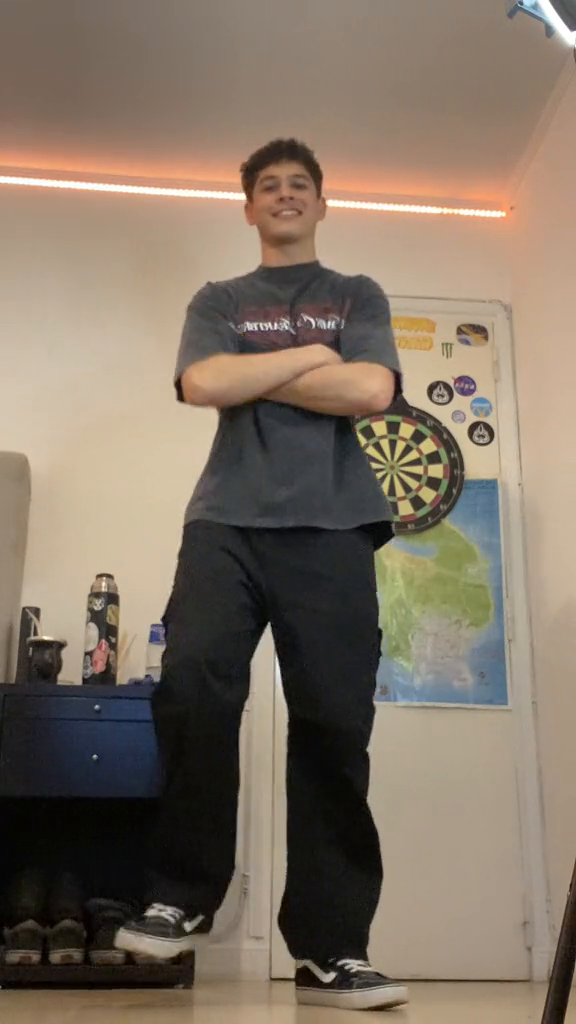
#> input picture frame 36 of vid2densepose/sample_videos/input_video.mp4, 576 x 1024 px, given in place of speach.mp4, which was not available
$ python cut_mp4.py
#> lines starting #> are read from the running program, lines starting #| are printed output that depends on the picture; pictures that were not available may be replaced by others from this repository, and a replacement may not be noted
import cv2


# 对mp4指定时间范围进行剪辑
def cut_video(input_file, output_file):
    # 读取视频文件
    video = cv2.VideoCapture(input_file)

    # 获取视频的帧率和总帧数
    fps = int(video.get(cv2.CAP_PROP_FPS))
    total_frames = int(video.get(cv2.CAP_PROP_FRAME_COUNT))

    # 计算指定剪辑时间的帧数范围
    start_frame = fps * 20
    end_frame = fps * 30

    # 设置输出视频的编码器和参数
    fourcc = cv2.VideoWriter_fourcc(*'mp4v')
    width = int(video.get(cv2.CAP_PROP_FRAME_WIDTH))
    height = int(video.get(cv2.CAP_PROP_FRAME_HEIGHT))
    out = cv2.VideoWriter(output_file, fourcc, fps, (width, height))

    # 逐帧读取视频并写入输出文件
    for i in range(total_frames):
        ret, frame = video.read()
        if not ret:
            break
        if i >= start_frame and i <= end_frame:
            out.write(frame)
#> this loop made 31 passes
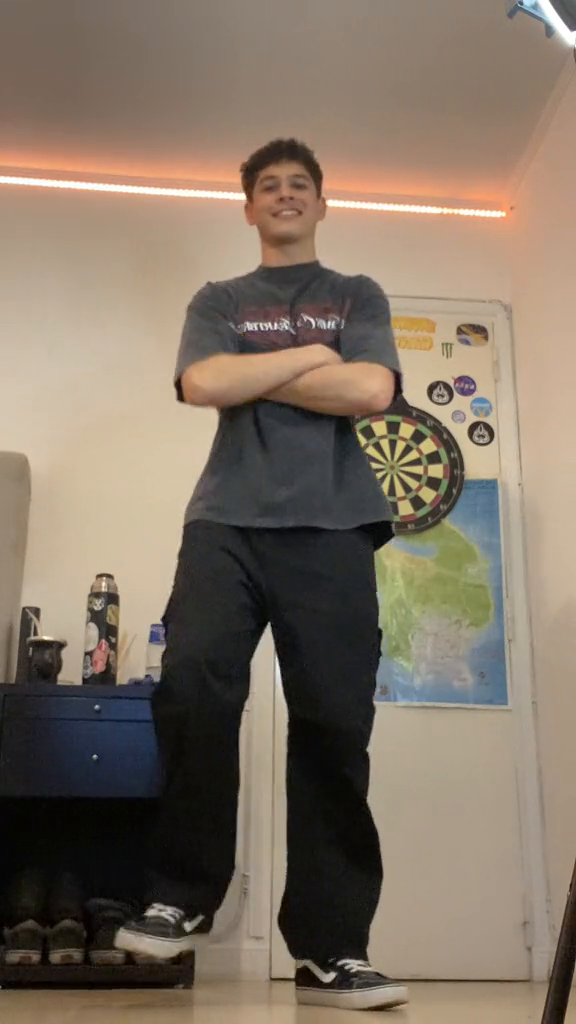
#> input picture frame 36 of vid2densepose/sample_videos/input_video.mp4, 576 x 1024 px, given in place of speach.mp4, which was not available
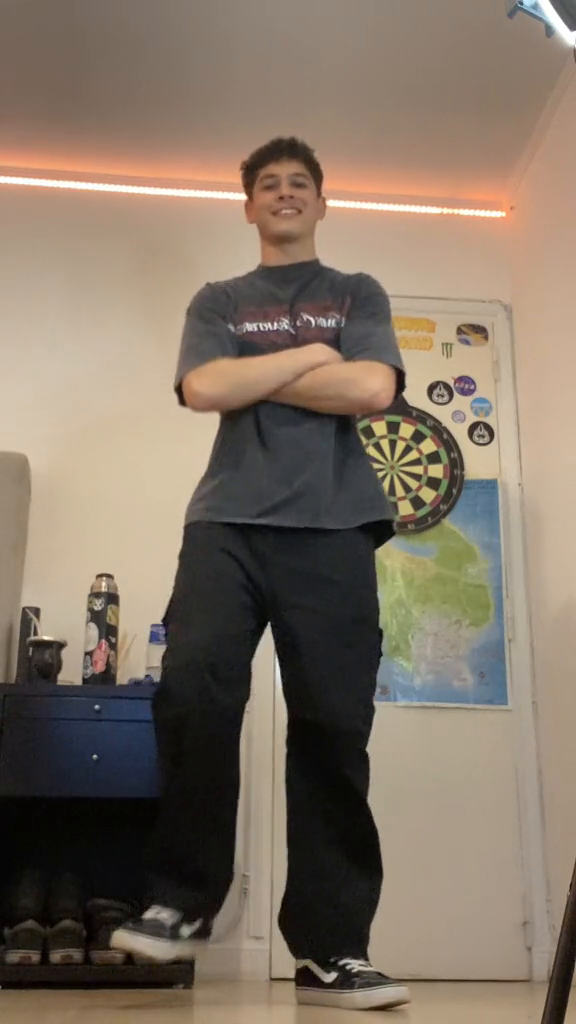
#> input picture frame 37 of vid2densepose/sample_videos/input_video.mp4, 576 x 1024 px, given in place of speach.mp4, which was not available
#> after the loop:
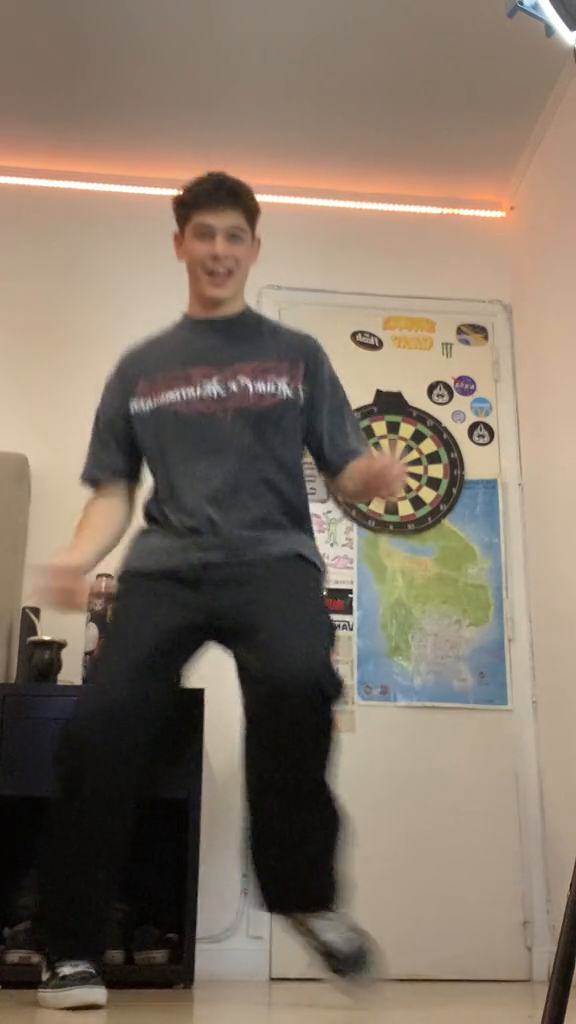
#> frame: shape (1024, 576, 3); mean B, G, R 101.8, 116.4, 131

    # 释放资源
    video.release()
    out.release()

# 调用函数，传入输入文件和输出文件路径
cut_video('/raid/cvg_data/lurenjie/animatediff-cli-prompt-travel/projects/speech/speach.mp4', '/raid/cvg_data/lurenjie/animatediff-cli-prompt-travel/projects/speech/speach_10.mp4')

$ run again, starting later in the video
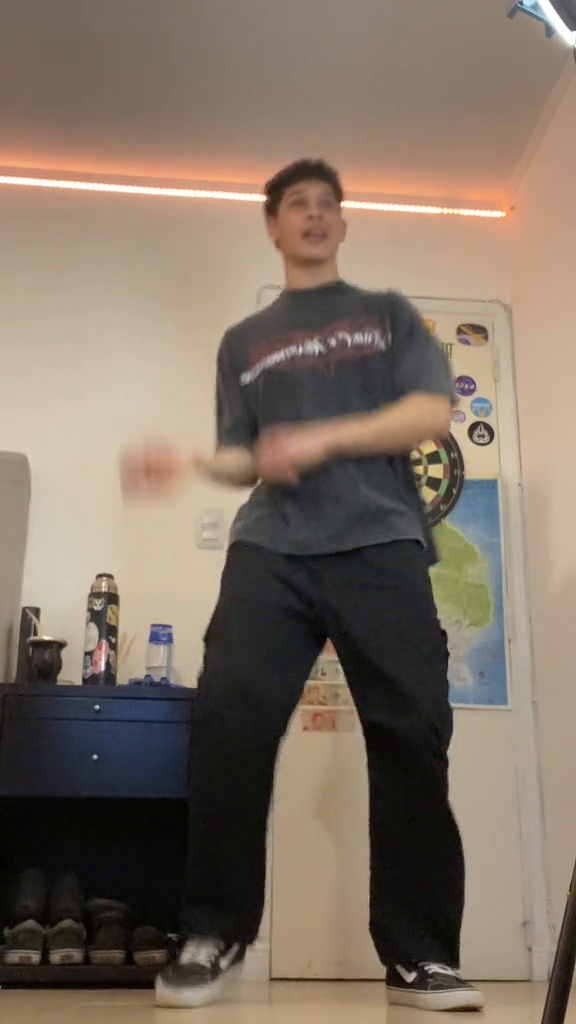
#> input picture frame 165 of vid2densepose/sample_videos/input_video.mp4, 576 x 1024 px, given in place of speach.mp4, which was not available
#> the loop in cut_video, `for i in range(total_frames):` made 31 passes
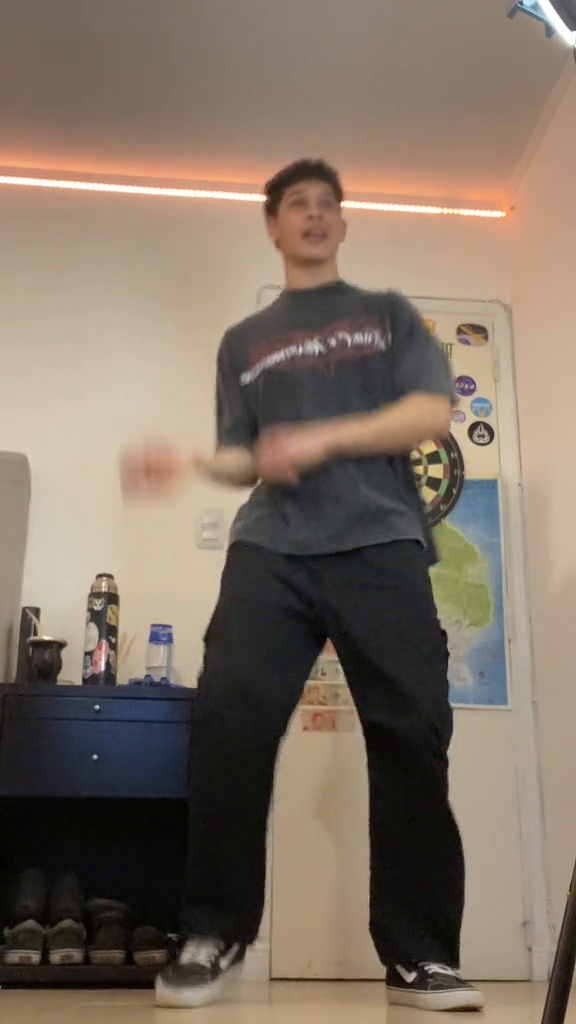
#> input picture frame 165 of vid2densepose/sample_videos/input_video.mp4, 576 x 1024 px, given in place of speach.mp4, which was not available
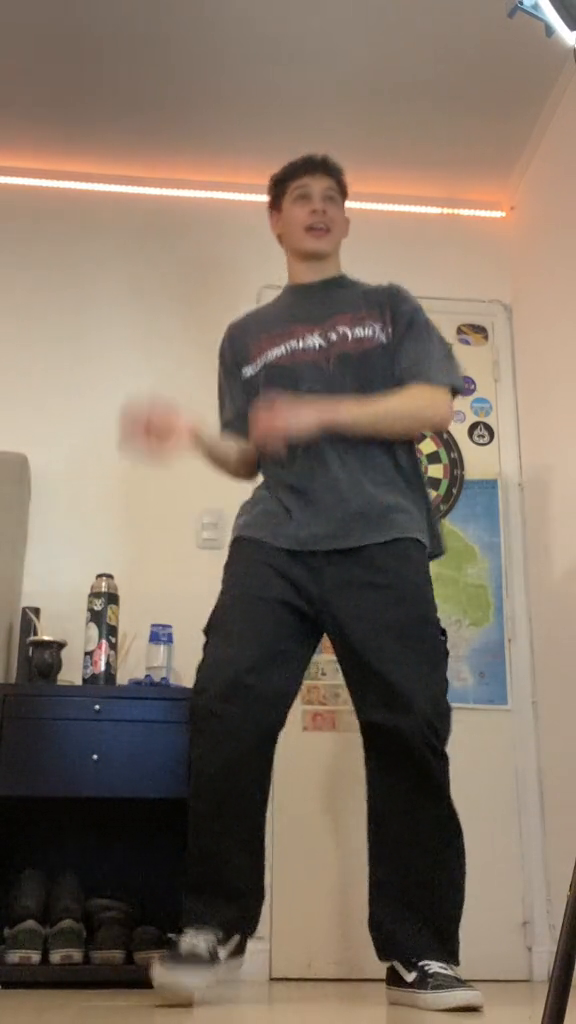
#> input picture frame 166 of vid2densepose/sample_videos/input_video.mp4, 576 x 1024 px, given in place of speach.mp4, which was not available
#> after the loop in cut_video, `for i in range(total_frames):`:
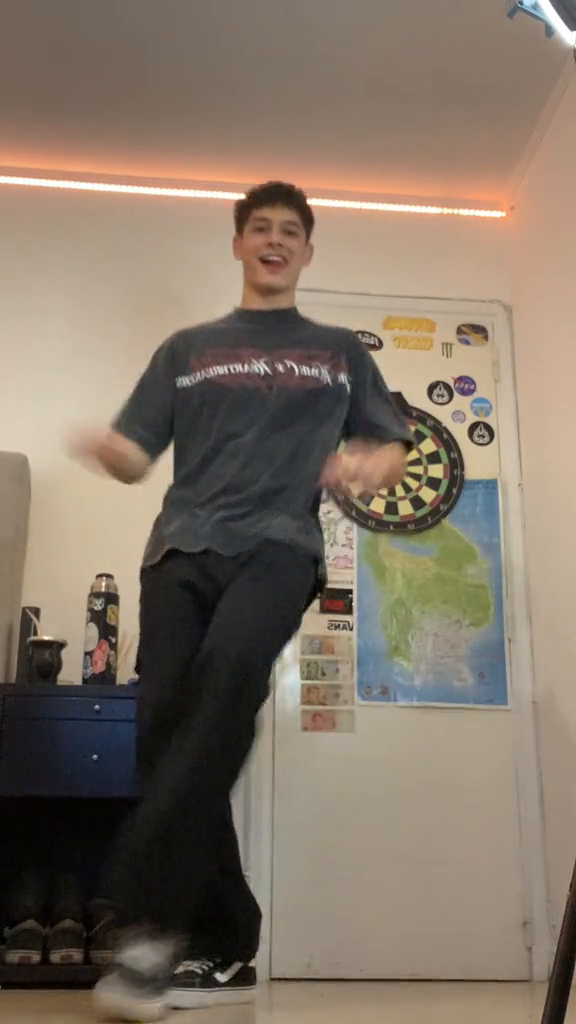
#> frame: shape (1024, 576, 3); mean B, G, R 101.6, 116.1, 130.2

$ run again, starting later in the video
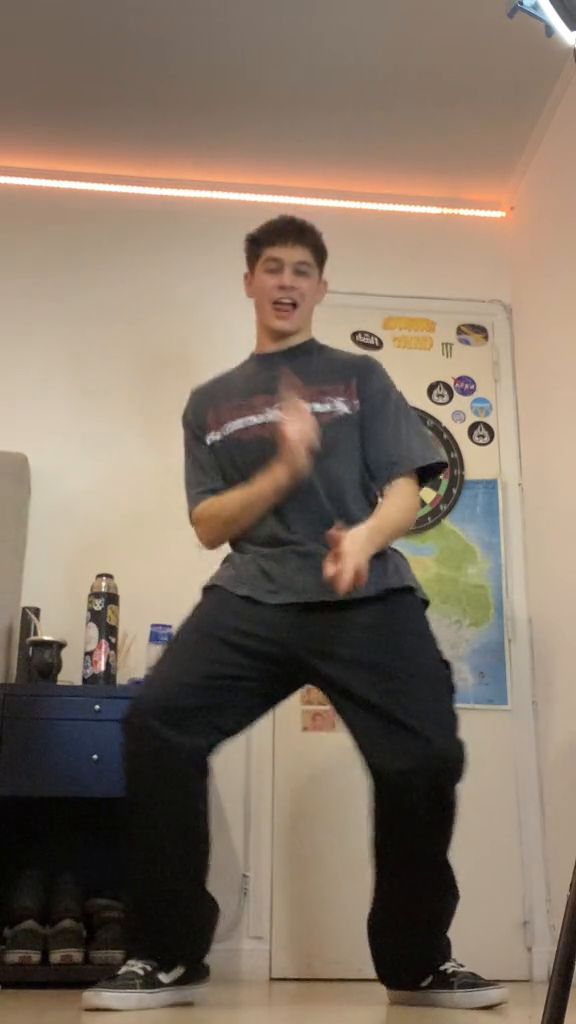
#> input picture frame 293 of vid2densepose/sample_videos/input_video.mp4, 576 x 1024 px, given in place of speach.mp4, which was not available
#> the loop in cut_video, `for i in range(total_frames):` made 31 passes
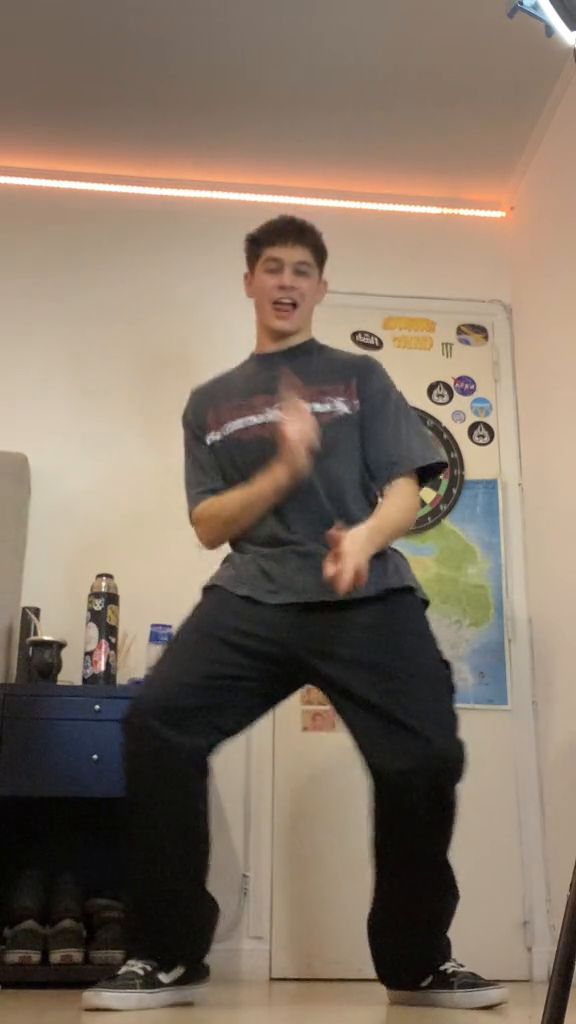
#> input picture frame 293 of vid2densepose/sample_videos/input_video.mp4, 576 x 1024 px, given in place of speach.mp4, which was not available
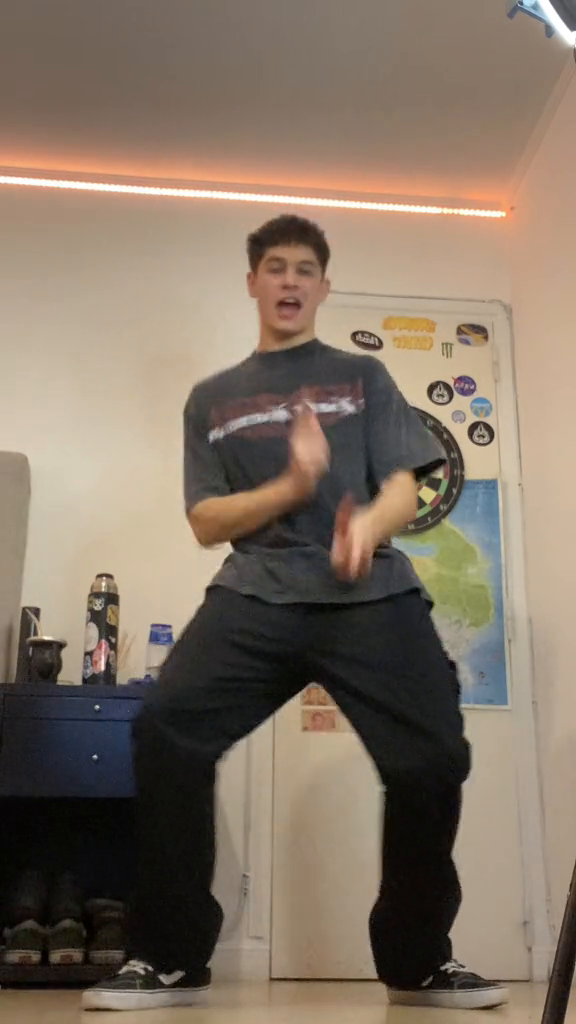
#> input picture frame 294 of vid2densepose/sample_videos/input_video.mp4, 576 x 1024 px, given in place of speach.mp4, which was not available
#> after the loop in cut_video, `for i in range(total_frames):`:
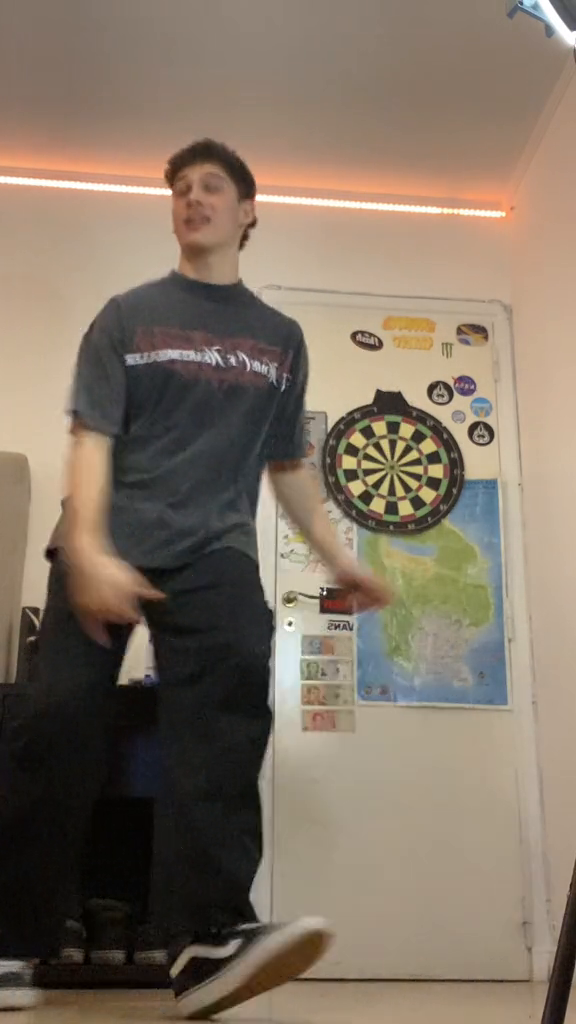
#> frame: shape (1024, 576, 3); mean B, G, R 100.3, 115.9, 130.3
